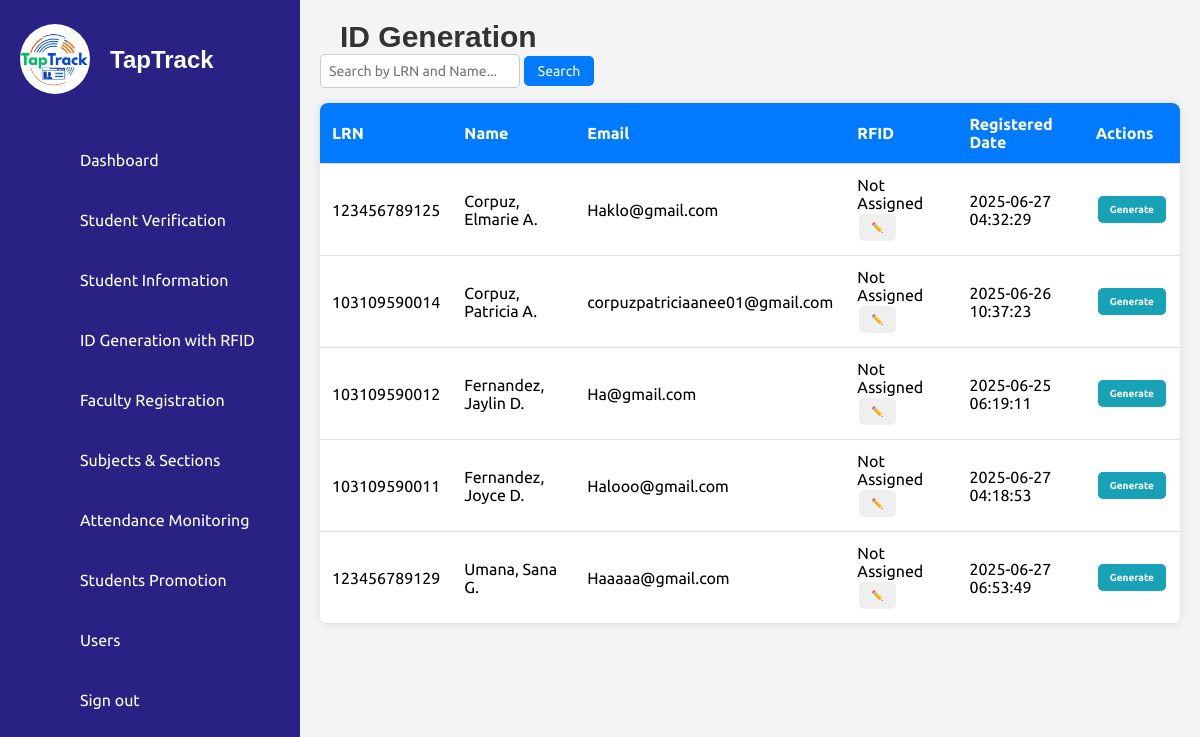
The app's page /ISIERA/id_generate.php (signed in) with its own data.
### tables this page shows
CREATE TABLE `students` (
  `id` int(11) NOT NULL,
  `first_name` varchar(50) NOT NULL,
  `middle_name` varchar(50) DEFAULT NULL,
  `last_name` varchar(50) NOT NULL,
  `lrn` varchar(12) NOT NULL,
  `date_of_birth` date NOT NULL,
  `gender` enum('Male','Female') NOT NULL,
  `citizenship` varchar(50) NOT NULL,
  `address` text NOT NULL,
  `contact_number` varchar(15) NOT NULL,
  `email` varchar(100) NOT NULL,
  `guardian_name` varchar(100) NOT NULL,
  `guardian_contact` varchar(15) NOT NULL,
  `guardian_address` varchar(250) NOT NULL,
  `guardian_relationship` varchar(50) NOT NULL,
  `elementary_school` varchar(100) NOT NULL,
  `year_graduated` year(4) NOT NULL,
  `birth_certificate` varchar(255) NOT NULL,
  `id_photo` varchar(255) NOT NULL,
  `good_moral` varchar(255) DEFAULT NULL,
  `student_signature` varchar(255) NOT NULL,
  `section` varchar(50) DEFAULT NULL,
  `school_year` varchar(9) NOT NULL,
  `grade_level` varchar(20) DEFAULT NULL,
  `student_type` enum('Regular Student','STI Student') DEFAULT NULL,
  `verified_at` timestamp NOT NULL DEFAULT current_timestamp(),
  `created_at` timestamp NOT NULL DEFAULT current_timestamp(),
  `rfid` varchar(50) DEFAULT NULL,
  `mobile_verified` tinyint(1) DEFAULT 0
);

### ISIERA/id_generate.php (the view, shortened to what this page needs)
<?php
include 'db_connection.php';
$sql = "SELECT lrn, first_name, middle_name, last_name, email, rfid, created_at, student_type, section, grade_level
        FROM students
        WHERE 1=1";
$sql .= " ORDER BY LOWER(last_name), LOWER(first_name), LOWER(middle_name)";
$result = mysqli_query($conn, $sql);
$students = [];
while ($row = mysqli_fetch_assoc($result)) {
    $students[] = $row;
}
function capitalizeNamePart($name) {
    return mb_convert_case($name, MB_CASE_TITLE, "UTF-8");
}
?>
<!DOCTYPE html>
<html lang="en">
<head>
    <link rel="stylesheet" href="assets/css/style.css" />
    <link rel="stylesheet" href="assets/css/ids.css" />
    <link rel="stylesheet" href="assets/css/rfid.css" />
</head>
<body>
<?php include('sidebar.php'); ?>
<div class="main-content">
    <h2>ID Generation</h2>
    <div class="search-container">
        <form id="searchForm" onsubmit="return handleSearch(event)">
            <input type="text" id="searchInput" placeholder="Search by LRN and Name...">
            <button type="submit">Search</button>
        </form>
    </div>
    <table class="student-table">
        <thead>
            <tr>
                <th>LRN</th>
                <th>Name</th>
                <th>Email</th>
                <th>RFID</th>
                <th>Registered Date</th>
                <th>Actions</th>
            </tr>
        </thead>
        <tbody id="studentTableBody">
            <?php if (count($students) > 0): ?>
                <?php foreach ($students as $row): ?>
                    <?php
                        $lastName = capitalizeNamePart($row['last_name']);
                        $firstName = capitalizeNamePart($row['first_name']);
                        $middleInitial = $row['middle_name'] ? strtoupper(mb_substr($row['middle_name'], 0, 1)) . '.' : '';
                        $full_name = "$lastName, $firstName" . ($middleInitial ? " $middleInitial" : '');
                    ?>
                    <tr>
                        <td><?= htmlspecialchars($row['lrn']) ?></td>
                        <td><?= htmlspecialchars($full_name) ?></td>
                        <td><?= htmlspecialchars($row['email']) ?></td>
                        <td>
                            <span class="rfid-value" data-lrn="<?= htmlspecialchars($row['lrn']) ?>">
                                <?= htmlspecialchars($row['rfid'] ?? 'Not Assigned') ?>
                            </span>
                            <button class="edit-rfid-btn" data-lrn="<?= htmlspecialchars($row['lrn']) ?>">✏️</button>
                        </td>
                        <td><?= htmlspecialchars($row['created_at']) ?></td>
                        <td>
                            <button class="generate-btn" data-lrn="<?= htmlspecialchars($row['lrn']) ?>">Generate</button>
                        </td>
                    </tr>
                <?php endforeach; ?>
            <?php else: ?>
                <tr><td colspan="6">No data available.</td></tr>
            <?php endif; ?>
        </tbody>
    </table>
</div>
</body>
</html>

### ISIERA/assets/css/style.css (style rules this page uses)
* { font-family: 'Ubuntu', sans-serif; margin: 0; padding: 0; box-sizing: border-box; }
:root { --blue: #2a2185; --white: #fff; --gray: #f5f5f5; --black1: #222; --black2: #999; }
body { min-height: 100vh; overflow-x: hidden; }
.main-content { margin-left: 300px; padding: 20px; background-color: #f4f4f4; min-height: 100vh; overflow-x: hidden; width: calc(100% - 300px); }
.main-content h2 { text-align: left; margin-left: 20px; font-family: 'Arial', sans-serif; font-weight: 600; color: #333; font-size: 30px; }
.search-container { display: flex; justify-content: space-between; align-items: flex-start; margin-bottom: 15px; flex-wrap: wrap; gap: 5px; }
.search-container input { width: 200px; padding: 8px; border: 1px solid #ccc; border-radius: 5px; font-size: 14px; }
.search-container button { padding: 7px 14px; background-color: #007bff; color: white; border: none; border-radius: 5px; cursor: pointer; font-size: 14px; }
.student-table { width: 100%; border-collapse: collapse; background: white; border-radius: 8px; overflow: hidden; box-shadow: 0 0 10px rgba(0, 0, 0, 0.1); }
.student-table td { text-align: center; vertical-align: middle; padding: 10px; }
.student-table td button { display: inline-flex; padding: 8px 12px; margin: 2px; border: none; border-radius: 5px; font-size: 10px; cursor: pointer; transition: 0.3s; }
.student-table th, .student-table td { padding: 12px; text-align: left; border-bottom: 1px solid #ddd; }
.student-table th { background-color: #007bff; color: white; }
.generate-btn { padding: 8px 16px; border: none; border-radius: 5px; cursor: pointer; font-size: 14px; background-color: #17a2b8; color: white; font-weight: bold; transition: background-color 0.3s ease; }

### records on screen
students: lrn "123456789125", full_name "Corpuz, Elmarie A.", email "Haklo@gmail.com", rfid "Not Assigned", created_at "2025-06-27 04:32:29"
students: lrn "103109590014", full_name "Corpuz, Patricia A.", email "corpuzpatriciaanee01@gmail.com", rfid "Not Assigned", created_at "2025-06-26 10:37:23"
students: lrn "103109590012", full_name "Fernandez, Jaylin D.", email "Ha@gmail.com", rfid "Not Assigned", created_at "2025-06-25 06:19:11"
students: lrn "103109590011", full_name "Fernandez, Joyce D.", email "Halooo@gmail.com", rfid "Not Assigned", created_at "2025-06-27 04:18:53"
students: lrn "123456789129", full_name "Umana, Sana G.", email "Haaaaa@gmail.com", rfid "Not Assigned", created_at "2025-06-27 06:53:49"
